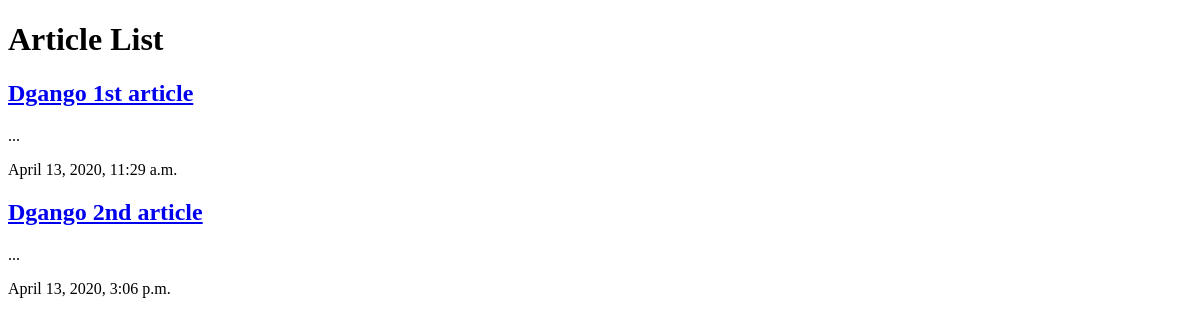
Before: / with the older database file.
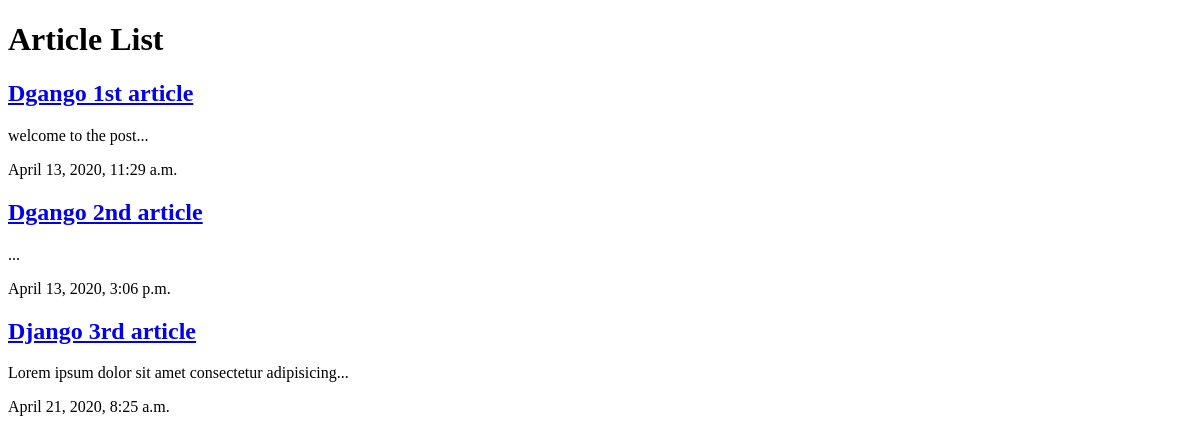
After: the same page with the newer database file.
### articles/models.py (models this page shows, shortened)
class Article(models.Model):
    title = models.CharField(max_length=100)
    slug = models.SlugField()
    body = models.TextField()
    date = models.DateTimeField(auto_now_add=True)
    def snippet(self):
        return self.body[:50] + '...'

### articles/views.py (the view)
# urls.py: path('', views.article_list, name='home-page'),
def article_list(request):
     article = Article.objects.all().order_by('date')
     return render(request, 'Articles/aticle_list.html', {'articles':article})

### articles/templates/Articles/aticle_list.html (shortened to what this page needs)
<!DOCTYPE html>
<html lang="en">
<head>
</head>
<body>
    <h1>Article List</h1>
    <div class='articles'>
        {% for article in articles %}
            <div class='article'>
                <h2><a href='#'>{{ article.title}}</a></h2>
                <p>{{ article.snippet }}</p>
                <p>{{ article.date }}</p>
            </div>
        {% endfor %}
    </div>
</body>
</html>

Changed rows visible on the page:
changed Article "Dgango 1st article": snippet "..." → "welcome to the post..."
added Article: title "Django 3rd article", snippet "Lorem ipsum dolor sit amet consectetur adipisicing...", date "April 21, 2020, 8:25 a.m."
